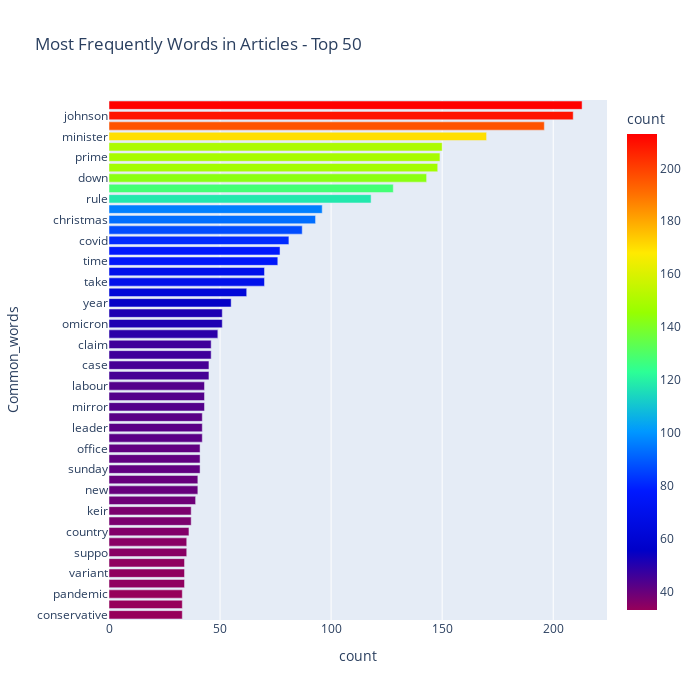

Notebook cell for this chart:
### Code cell
fig = px.bar(topwrd_art1, x="count", y="Common_words", title='Most Frequently Words in Articles - Top 50', orientation='h', 
             width=700, height=700,color='count', color_continuous_scale='Rainbow')
fig.show()

### Figure 1 — Plotly figure (JSON) as saved in the notebook; plotly's stock layout.template omitted (floating-point values rounded to 4 significant figures)
{"data": [{"alignmentgroup": "True", "hovertemplate": "count=%{marker.color}<br>Common_words=%{y}<extra></extra>", "legendgroup": "", "marker": {"color": [33, 33, 33, 34, 34, 34, 35, 35, 36, 37, 37, 39, 40, 40, 41, 41, 41, 42, 42, 42, 43, 43, 43, 45, 45, 46, 46, 49, 51, 51, 55, 62, 70, 70, 76, 77, 81, 87, 93, 96, 118, 128, 143, 148, 149, 150, 170, 196, 209, 213], "coloraxis": "coloraxis"}, "name": "", "offsetgroup": "", "orientation": "h", "showlegend": false, "textposition": "auto", "type": "bar", "x": [33, 33, 33, 34, 34, 34, 35, 35, 36, 37, 37, 39, 40, 40, 41, 41, 41, 42, 42, 42, 43, 43, 43, 45, 45, 46, 46, 49, 51, 51, 55, 62, 70, 70, 76, 77, 81, 87, 93, 96, 118, 128, 143, 148, 149, 150, 170, 196, 209, 213], "xaxis": "x", "y": ["conservative", "drink", "pandemic", "online", "variant", "investigate", "suppo", "restrictions", "country", "government", "keir", "johnsons", "new", "social", "sunday", "london", "office", "insurance", "leader", "place", "mirror", "ask", "labour", "come", "case", "question", "claim", "tell", "omicron", "secretary", "year", "break", "take", "december", "time", "work", "covid", "staff", "christmas", "people", "rule", "boris", "down", "quiz", "prime", "street", "minister", "pay", "johnson", "say"], "yaxis": "y"}], "layout": {"barmode": "relative", "coloraxis": {"colorbar": {"title": {"text": "count"}}, "colorscale": [[0, "rgb(150,0,90)"], [0.125, "rgb(0,0,200)"], [0.25, "rgb(0,25,255)"], [0.375, "rgb(0,152,255)"], [0.5, "rgb(44,255,150)"], [0.625, "rgb(151,255,0)"], [0.75, "rgb(255,234,0)"], [0.875, "rgb(255,111,0)"], [1, "rgb(255,0,0)"]]}, "height": 700, "legend": {"tracegroupgap": 0}, "title": {"text": "Most Frequently Words in Articles - Top 50"}, "width": 700, "xaxis": {"anchor": "y", "domain": [0, 1], "title": {"text": "count"}}, "yaxis": {"anchor": "x", "domain": [0, 1], "title": {"text": "Common_words"}}}}
